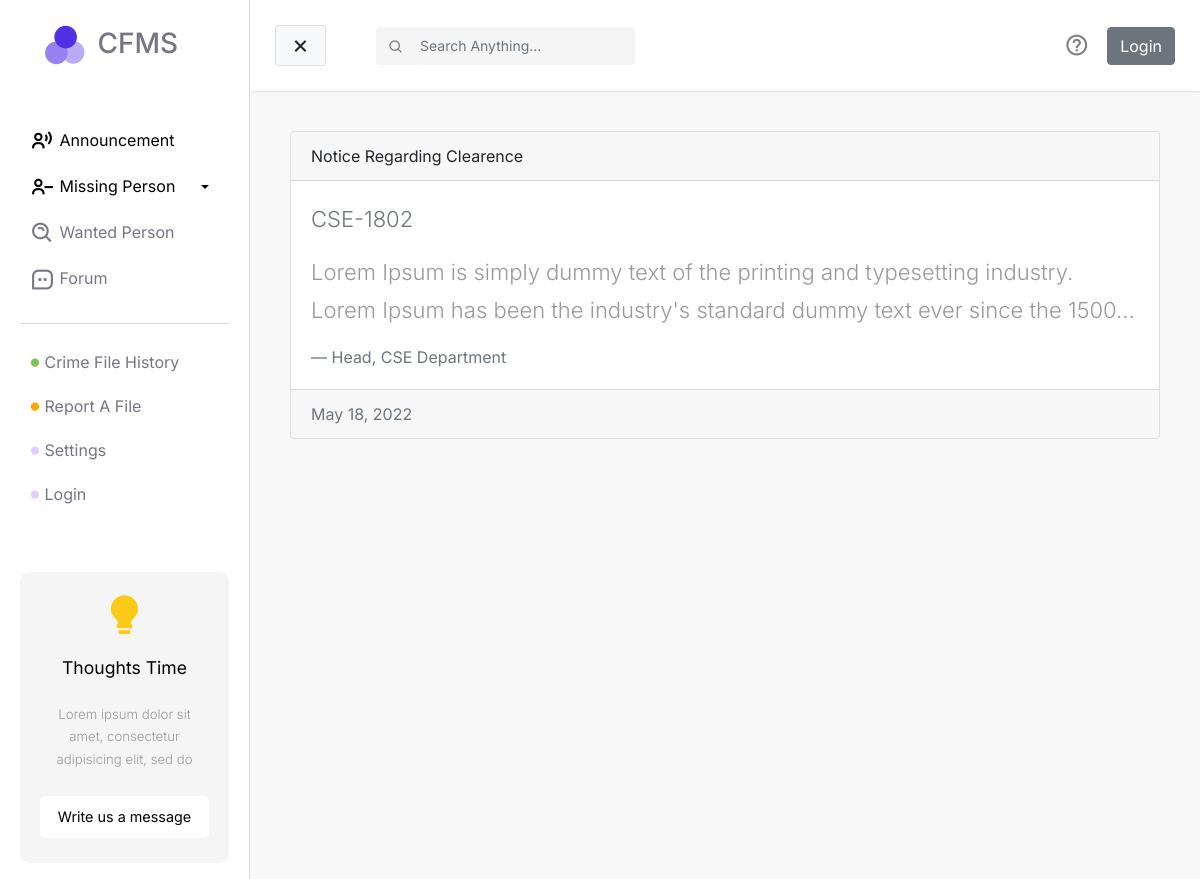
Screenshot of /announcement/ with the database file from the repository.
### announcement/models.py (models this page shows)
class Announcement(models.Model):
    user = models.ForeignKey(settings.AUTH_USER_MODEL, on_delete=models.PROTECT)
    noticeId = models.CharField(max_length=255)
    title = models.CharField(max_length=255)
    date = models.DateField(auto_now_add=True)
    image = models.ImageField(upload_to='announcement', null=True)
    description = models.TextField()
    authority = models.CharField(max_length=255)

### announcement/views.py (the view)
# urls.py: path('', views.announcementView, name="announcementv"),
def announcementView(request):
    announcements = Announcement.objects.all()
    context = {
        'announcements': announcements
    }
    return render(request, 'announcement.html', context)

### templates/announcement.html (shortened to what this page needs)
{% extends "base.html" %} {% block css %} {% load static %}
<link rel="stylesheet" href="{% static 'css/style.css' %}" />
{% endblock %} {% block main %}
<div id="main-wrapper" class="container missing-page">
  <div class="row">
    {% if announcements %}
    <div>
      {% for notice in announcements %}
      <a href="#">
        <div class="card">
          <div class="card-header">{{ notice.title }}</div>
          <div class="card-body">
            <blockquote class="blockquote mb-0">
              <p class="text-muted">{{ notice.noticeId }}</p>
              <p>{{notice.description | slice:":150"}}...</p>
              <footer class="blockquote-footer">{{notice.authority}}</footer>
            </blockquote>
          </div>
          <div class="card-footer text-muted">{{notice.date}}</div>
        </div>
      </a>
      {% endfor %} {% else %}
      <div>
        <h2>No person in the list</h2>
      </div>
      {% endif %}
    </div>
    {% endblock %}

### static/css/base.css (style rules this page uses)
body { font-family: "Inter", sans-serif; background-color: #fff; }
p { font-family: "Inter", sans-serif; font-size: 1.1em; font-weight: 300; line-height: 1.7em; color: #999; }
a, a:hover, a:focus { color: inherit; text-decoration: none; transition: all 0.3s; }

### rows the page displays
Announcement: title "Notice Regarding Clearence", noticeId "CSE-1802", description "Lorem Ipsum is simply dummy text of the printing and typesetting industry. Lorem Ipsum has been the industry's standard dummy text ever since the 1500", authority "Head, CSE Department", date "May 18, 2022"
